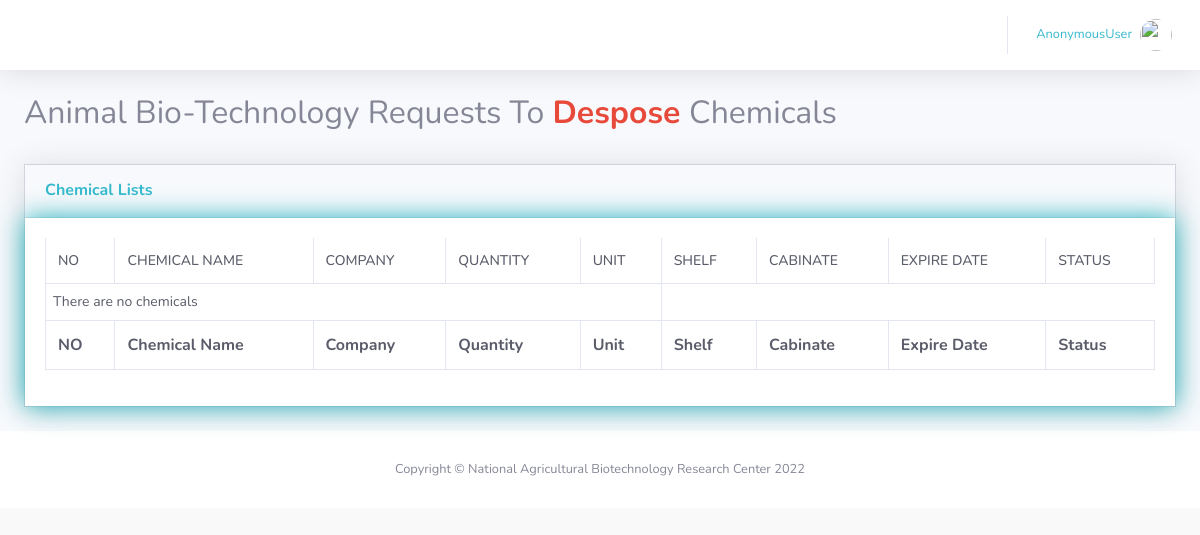
Before: /chemical/aRequestDesposedChemical/ with the older database file.
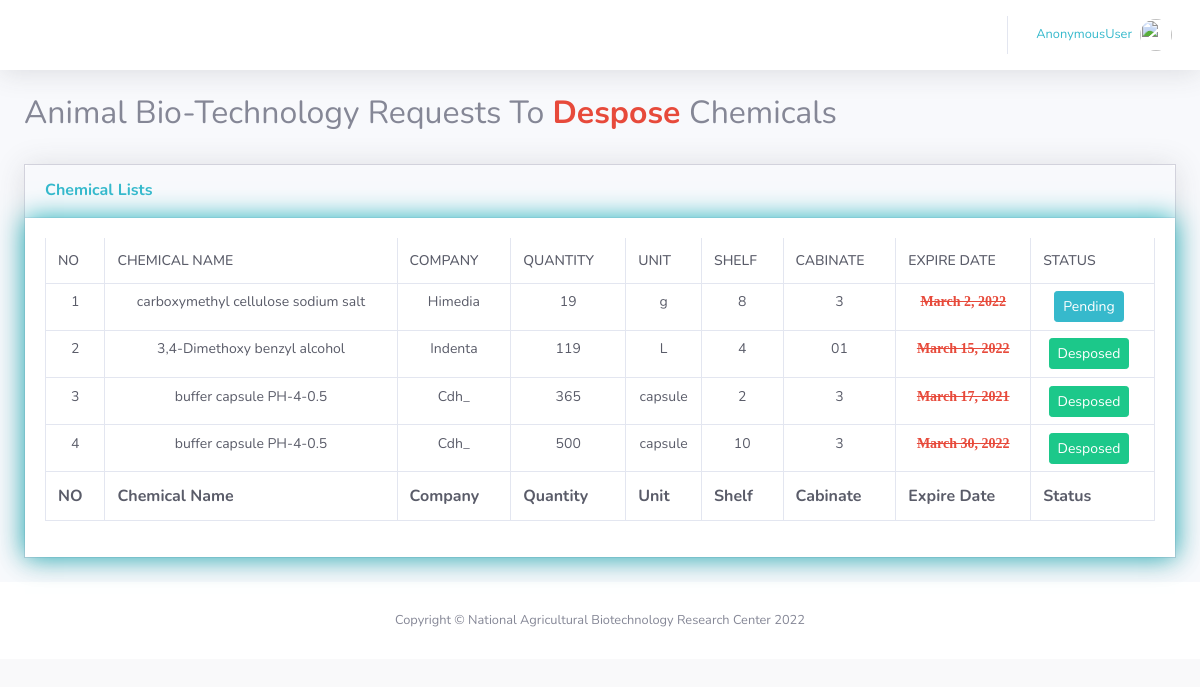
After: the same page with the newer database file.
### department/models.py (models this page shows, shortened)
class AnimalDesposedChemical(models.Model):
    temprature = (
        ('-', '-'),
        ('+4', '+4'),
        ('-20', '-20'),
        ('-80', '-80'),
    )
    chemical = models.ForeignKey(Chemical, on_delete=models.DO_NOTHING)
    cabinate = models.CharField(max_length=100)
    shelf = models.CharField(max_length=100)
    available = models.IntegerField(default=0)
    recievedDate = models.DateTimeField(auto_now_add=True,null=True)
    expireDate = models.DateField(null=True)
    desposedDate = models.DateField(null=True)
    desposed = models.BooleanField(default=False)
    temprature =  models.CharField(max_length=100, choices=temprature, default='-')

### chemical/models.py (models this page shows, shortened)
class Chemical(models.Model):
    name = models.CharField(max_length=100)
    quantity = models.IntegerField(default=0)
    unit = models.CharField(max_length=30)
    company = models.CharField(max_length=100)
    description = models.CharField(max_length=100)

### chemical/views.py (the view)
# urls.py: path('aRequestDesposedChemical/',views.aRequestDesposedChemical, name= "aRequestDesposedChemical"),
def aRequestDesposedChemical(request):
    page = 'animal'
    che = AnimalDesposedChemical.objects.all()
    context = {'page':page, 'che': che}
    return render(request, 'department/request_to_despose.html',context )

### templates/department/request_to_despose.html (shortened to what this page needs)
{% extends 'main.html'%}
{% block content %}
{% if page == 'animal' %}
<div class="container-fluid">
    <div class="text-center">
        <div class="d-sm-flex align-items-center justify-content-between mb-4">
        <h2> Animal Bio-Technology Requests To <strong class="text-danger"> Despose </strong> Chemicals</h2>
        </div>
      </div>
<div class="card shadow mb-4">
    <div class="card-header py-3">
        <h6 class="m-0 font-weight-bold text-info">Chemical Lists</h6>
    </div>
    <div class="card-body" style="box-shadow:0 0 25px 0 rgb(29, 175, 185);">
        <div class="table-responsive">
            <table class="table table-bordered text-gray-800" id="dataTable" width="100%" cellspacing="0" >
                <thead>
                 <tr>
                <th>NO</th>
                <th>Chemical Name</th>
                <th>Company</th>
                <th>Quantity</th>
                <th>Unit</th>
                <th>Shelf</th>
                <th>Cabinate</th>
                <th>Expire Date </th>
                <th>Status</th>
            </tr>
        </thead>
        <tfoot>
            <tr>
                <th>NO</th>
                <th>Chemical Name</th>
                <th>Company</th>
                <th>Quantity</th>
                <th>Unit</th>
                <th>Shelf</th>
                <th>Cabinate</th>
                <th>Expire Date</th>
                <th>Status</th>
            </tr>
        </tfoot>
        <tbody>
         {% for chemicals in che %}
            <tr align="center">
                <td>{{forloop.counter }}</td>
                <td>{{chemicals.chemical.name}}</td>
                <td>{{chemicals.chemical.company}}</td>
                 <td>{{chemicals.available}}</td>
                  <td>{{chemicals.chemical.unit}}</td>
                  <td>{{chemicals.shelf}}</td>
                  <td>{{chemicals.cabinate}}</td>
                  <td>
                <i class="fas fa-success fa-1x text-danger"> <strike> {{chemicals.expireDate}}</strike></i>
                </td>
                <td>
                     {% if chemicals.desposed %}
                     <span class="btn btn-success btn-sm">Desposed</span> &nbsp;
                     {%else%}
                     <span class="btn btn-info btn-sm">Pending</span> &nbsp;
                     {%endif%}
                    </td>
                </tr>
                {%empty%}
                <tr>
                    <td colspan='5'>There are no chemicals</td>
                </tr>
            {%endfor%}
        </tbody>
      </table>
    </div>
    </div>
    </div>
    </div>
{%endif%}
{% endblock%}

### templates/main.html (shortened to what this page needs)
{% load static%}
<!DOCTYPE html>
<html>
    <head>
        <link href="{% static 'vendor/fontawesome-free/css/all.min.css' %}" rel="stylesheet" type="text/css">
        <link href="{% static 'css/sb-admin-2.min.css' %}" rel="stylesheet">
        <link href="{% static 'vendor/datatables/dataTables.bootstrap4.min.css' %}" rel="stylesheet">
        <link href="{% static 'css/order.css' %}" rel="stylesheet">
      </head>
<body id="page- ">
    <section class="hero">
    <div id="wrapper">
         <div id="content-wrapper" class="d-flex flex-column">
            <div id="content">
                {% include 'partials/_navbar.html' %}
                        {%block content%}
                        {%endblock%}
            </div>
                    {% include 'partials/_footer.html' %}
        </div>
    </div>
        </section>
</body>
</html>

### templates/partials/_sidebar.html (shortened to what this page needs)
  {%load static%}

### templates/partials/_navbar.html (shortened to what this page needs)
  {%load static%}
  {% load cart_template_tags %}
   <nav class="navbar navbar-expand navbar-light bg-white topbar mb-4 static-top shadow">
    <ul class="navbar-nav ml-auto">
        <li class="nav-item dropdown no-arrow">
            <a class="nav-link dropdown-toggle" href="#" id="userDropdown" role="button"
                data-toggle="dropdown" aria-haspopup="true" aria-expanded="false">
                <span class="mr-2 d-none d-lg-inline text-info small">{{user}}</span>
                <img class="img-profile rounded-circle"
                    src="{% static 'img/undraw_profile.svg' %}">
            </a>
        </li>
    </ul>
</nav>

### templates/partials/_footer.html
   <footer class="sticky-footer bg-white">
    <div class="container my-auto">
        <div class="copyright text-center my-auto">
            <span>Copyright &copy; National Agricultural Biotechnology Research Center 2022</span>
        </div>
    </div>
</footer>

### static/css/order.css (style rules this page uses)
body { background-color: #f9f9fa }
.card { box-shadow: none; -webkit-box-shadow: none; -moz-box-shadow: none; -ms-box-shadow: none }
.card { position: relative; display: flex; flex-direction: column; min-width: 0; word-wrap: break-word; background-color: #fff; background-clip: border-box; border: 1px solid #d2d2dc; border-radius: 0 }
.table-responsive { display: block; width: 100%; overflow-x: auto; -webkit-overflow-scrolling: touch; -ms-overflow-style: -ms-autohiding-scrollbar }
.table, .jsgrid .jsgrid-table { width: 100%; max-width: 100%; margin-bottom: 1rem; background-color: transparent }
.table thead th, .jsgrid .jsgrid-table thead th { border-top: 0; border-bottom-width: 1px; font-weight: 500; font-size: .875rem; text-transform: uppercase }
.table td, .jsgrid .jsgrid-table td { font-size: 0.875rem; padding: .475rem 0.4375rem }

Changed rows visible on the page:
added AnimalDesposedChemical: chemical.name "carboxymethyl cellulose sodium salt", chemical.company "Himedia", available "19", chemical.unit "g", shelf "8", cabinate "3", expireDate "March 2, 2022", desposed "Pending"
added AnimalDesposedChemical: chemical.name "3,4-Dimethoxy benzyl alcohol", chemical.company "Indenta", available "119", chemical.unit "L", shelf "4", cabinate "01", expireDate "March 15, 2022", desposed "Desposed"
added AnimalDesposedChemical: chemical.name "buffer capsule PH-4-0.5", chemical.company "Cdh_", available "365", chemical.unit "capsule", shelf "2", cabinate "3", expireDate "March 17, 2021", desposed "Desposed"
added AnimalDesposedChemical: chemical.name "buffer capsule PH-4-0.5", chemical.company "Cdh_", available "500", chemical.unit "capsule", shelf "10", cabinate "3", expireDate "March 30, 2022", desposed "Desposed"
Other visible differences:
text no longer shown: "There are no chemicals"
